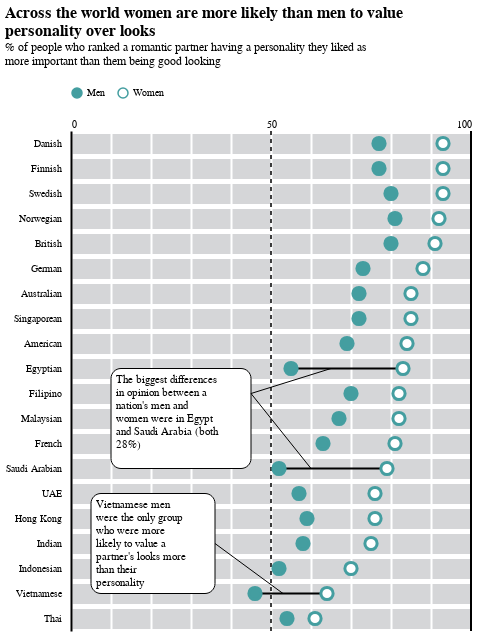

Notebook source saved alongside this figure:
### Code cell
circleColor = "#449EA0"

base = (
    alt.Chart(df08w01)
    .transform_filter(filter='datum.Measure=="Ranked personality higher than looks"')
    .encode(
        y=alt.Y("Nationality:N")
        .axis(
            ticks=False,
            labelPadding=10,
            tickBand="extent",
            gridColor="white",
            grid=True,
            gridWidth=5,
            zindex=0,
            domainWidth=2,
            domainColor="black",
        )
        .sort(op="max", field="Value", order="descending")
        .title(""),
    )
)

points = (
    base.transform_calculate(
        Percentage=alt.datum.Value / 100,
    )
    .mark_circle(
        size=150,
        stroke=circleColor,
        strokeWidth=3,
        fillOpacity=1,
    )
    .encode(
        x=alt.X("Value:Q")
        .title("")
        .axis(
            orient="top",
            ticks=False,
            labelExpr='(datum.value==0 || datum.value==50 || datum.value==100) ? datum.label : ""',
            gridColor="white",
            gridWidth=2,
            zindex=0,
            domain=False,
        ),
        fill=alt.Fill("Gender:N")
        .scale(domain=["Men", "Women"], range=[circleColor, "white"])
        .legend(
            orient="top",
            title=None,
        ),
        tooltip=[
            "Nationality:N",
            "Gender:N",
            alt.Tooltip("Percentage:Q", format=".0%"),
        ],
    )
)

lines = (
    base.transform_filter(
        alt.FieldOneOfPredicate(
            field="Nationality", oneOf=["Egyptian", "Saudi Arabian", "Vietnamese"]
        )
    )
    .transform_pivot(
        pivot="Gender",
        groupby=["Nationality"],
        value="Value",
    )
    .mark_rule()
    .encode(x="Men:Q", x2="Women:Q", size=alt.value(2))
)

rule50 = alt.Chart().mark_rule(strokeDash=[4, 4], strokeWidth=1.5).encode(
    x=alt.X(datum=50).axis(grid=True)
)
rule100 = alt.Chart().mark_rule(strokeWidth=2).encode(
    x=alt.X(datum=100)
)

title = alt.Title(
    text=[
        "Across the world women are more likely than men to value",
        "personality over looks",
    ],
    subtitle=[
        "% of people who ranked a romantic partner having a personality they liked as",
        "more important than them being good looking",
    ],
    anchor="start",
    offset=20,
    fontSize=16,
)

rect = alt.Chart().mark_rect(
    fill="white",
    cornerRadius=10,
    strokeWidth=1,
    stroke="black",
)
x1, x2, y1, y2 = 10, 45, "Egyptian", "Saudi Arabian"
rect1 = rect.encode(
    x=alt.datum(x1),
    x2=alt.datum(x2),
    y=alt.datum(y1),
    y2=alt.datum(y2),
)
annotation = alt.Data(values=[{
    'ann1': ['The biggest differences','in opinion between a', 'nation\'s men and',
          'women were in Egypt', 'and Saudi Arabia (both',' 28%)'],
    'ann2': ['Vietnamese men','were the only group','who were more', 'likely to value a','partner\'s looks more','than their','personality']}])
text = alt.Chart(annotation).mark_text(
    align="left",
    baseline="top",
    dx=5, dy=5,
)
text1 = text.encode(
    x=alt.datum(x1),
    y=alt.datum(y1),
    text="ann1:N",
)
arrow1 = alt.Chart().mark_rule().encode(
    x=alt.datum(x2), x2=alt.datum(65),
    y=alt.datum("Filipino"), y2=alt.datum("Egyptian")
)
arrow2 = arrow1.encode(
    # x=alt.datum(x2), y=alt.datum("Filipino"),
    x2=alt.datum(60), y2=alt.datum("Saudi Arabian")
)

x_1, x_2, y_1, y_2 = 5, 36, 'UAE', 'Vietnamese'
rect2 = rect.encode(
    x=alt.datum(x_1),
    x2=alt.datum(x_2),
    y=alt.datum(y_1),
    y2=alt.datum(y_2),
)
text2 = text.encode(
    x=alt.datum(x_1),
    y=alt.datum(y_1),
    text="ann2:N",
)
arrow3 = alt.Chart().mark_rule().encode(
    x=alt.datum(x_2), x2=alt.datum(53),
    y=alt.datum("Indian"), y2=alt.datum("Vietnamese")
)

alt.layer(
    rule50,
    rule100,
    rect1,
    text1,
    arrow1,
    arrow2,
    rect2,
    text2,
    arrow3,
    lines,
    points,
    title=title,
).configure_view(
    strokeOpacity=0,
    fill="#D5D6D8",
).properties(
    width=400,
    height=500,
)

### Figure 1 — Vega-Lite specification as saved in the notebook (floating-point values rounded to 4 significant figures; data arrays with more than 128 entries replaced by an {"elided": "..."} marker saying what was removed)
{"config": {"view": {"continuousWidth": 300, "continuousHeight": 300, "fill": "#D5D6D8", "strokeOpacity": 0}}, "layer": [{"data": {"name": "empty"}, "mark": {"type": "rule", "strokeDash": [4, 4], "strokeWidth": 1.5}, "encoding": {"x": {"axis": {"grid": true}, "datum": 50}}}, {"data": {"name": "empty"}, "mark": {"type": "rule", "strokeWidth": 2}, "encoding": {"x": {"datum": 100}}}, {"data": {"name": "empty"}, "mark": {"type": "rect", "cornerRadius": 10, "fill": "white", "stroke": "black", "strokeWidth": 1}, "encoding": {"x": {"datum": 10}, "x2": {"datum": 45}, "y": {"datum": "Egyptian"}, "y2": {"datum": "Saudi Arabian"}}}, {"data": {"values": [{"ann1": ["The biggest differences", "in opinion between a", "nation's men and", "women were in Egypt", "and Saudi Arabia (both", " 28%)"], "ann2": ["Vietnamese men", "were the only group", "who were more", "likely to value a", "partner's looks more", "than their", "personality"]}]}, "mark": {"type": "text", "align": "left", "baseline": "top", "dx": 5, "dy": 5}, "encoding": {"text": {"field": "ann1", "type": "nominal"}, "x": {"datum": 10}, "y": {"datum": "Egyptian"}}}, {"data": {"name": "empty"}, "mark": {"type": "rule"}, "encoding": {"x": {"datum": 45}, "x2": {"datum": 65}, "y": {"datum": "Filipino"}, "y2": {"datum": "Egyptian"}}}, {"data": {"name": "empty"}, "mark": {"type": "rule"}, "encoding": {"x": {"datum": 45}, "x2": {"datum": 60}, "y": {"datum": "Filipino"}, "y2": {"datum": "Saudi Arabian"}}}, {"data": {"name": "empty"}, "mark": {"type": "rect", "cornerRadius": 10, "fill": "white", "stroke": "black", "strokeWidth": 1}, "encoding": {"x": {"datum": 5}, "x2": {"datum": 36}, "y": {"datum": "UAE"}, "y2": {"datum": "Vietnamese"}}}, {"data": {"values": [{"ann1": ["The biggest differences", "in opinion between a", "nation's men and", "women were in Egypt", "and Saudi Arabia (both", " 28%)"], "ann2": ["Vietnamese men", "were the only group", "who were more", "likely to value a", "partner's looks more", "than their", "personality"]}]}, "mark": {"type": "text", "align": "left", "baseline": "top", "dx": 5, "dy": 5}, "encoding": {"text": {"field": "ann2", "type": "nominal"}, "x": {"datum": 5}, "y": {"datum": "UAE"}}}, {"data": {"name": "empty"}, "mark": {"type": "rule"}, "encoding": {"x": {"datum": 36}, "x2": {"datum": 53}, "y": {"datum": "Indian"}, "y2": {"datum": "Vietnamese"}}}, {"data": {"name": "data-febf4a1e3ef9525d8089e5f0410bb796"}, "mark": {"type": "rule"}, "encoding": {"size": {"value": 2}, "x": {"field": "Men", "type": "quantitative"}, "x2": {"field": "Women"}, "y": {"axis": {"ticks": false, "labelPadding": 10, "tickBand": "extent", "gridColor": "white", "grid": true, "gridWidth": 5, "zindex": 0, "domainWidth": 2, "domainColor": "black"}, "field": "Nationality", "sort": {"op": "max", "field": "Value", "order": "descending"}, "title": "", "type": "nominal"}}, "transform": [{"filter": "datum.Measure==\"Ranked personality higher than looks\""}, {"filter": {"field": "Nationality", "oneOf": ["Egyptian", "Saudi Arabian", "Vietnamese"]}}, {"pivot": "Gender", "value": "Value", "groupby": ["Nationality"]}]}, {"data": {"name": "data-febf4a1e3ef9525d8089e5f0410bb796"}, "mark": {"type": "circle", "fillOpacity": 1, "size": 150, "stroke": "#449EA0", "strokeWidth": 3}, "encoding": {"fill": {"field": "Gender", "legend": {"orient": "top", "title": null}, "scale": {"domain": ["Men", "Women"], "range": ["#449EA0", "white"]}, "type": "nominal"}, "tooltip": [{"field": "Nationality", "type": "nominal"}, {"field": "Gender", "type": "nominal"}, {"field": "Percentage", "format": ".0%", "type": "quantitative"}], "x": {"axis": {"orient": "top", "ticks": false, "labelExpr": "(datum.value==0 || datum.value==50 || datum.value==100) ? datum.label : \"\"", "gridColor": "white", "gridWidth": 2, "zindex": 0, "domain": false}, "field": "Value", "title": "", "type": "quantitative"}, "y": {"axis": {"ticks": false, "labelPadding": 10, "tickBand": "extent", "gridColor": "white", "grid": true, "gridWidth": 5, "zindex": 0, "domainWidth": 2, "domainColor": "black"}, "field": "Nationality", "sort": {"op": "max", "field": "Value", "order": "descending"}, "title": "", "type": "nominal"}}, "transform": [{"filter": "datum.Measure==\"Ranked personality higher than looks\""}, {"calculate": "(datum.Value / 100)", "as": "Percentage"}]}], "height": 500, "title": {"text": ["Across the world women are more likely than men to value", "personality over looks"], "anchor": "start", "fontSize": 16, "offset": 20, "subtitle": ["% of people who ranked a romantic partner having a personality they liked as", "more important than them being good looking"]}, "width": 400, "$schema": "https://vega.github.io/schema/vega-lite/v5.17.0.json", "datasets": {"empty": [{}], "data-febf4a1e3ef9525d8089e5f0410bb796": {"elided": "160 records"}}}
